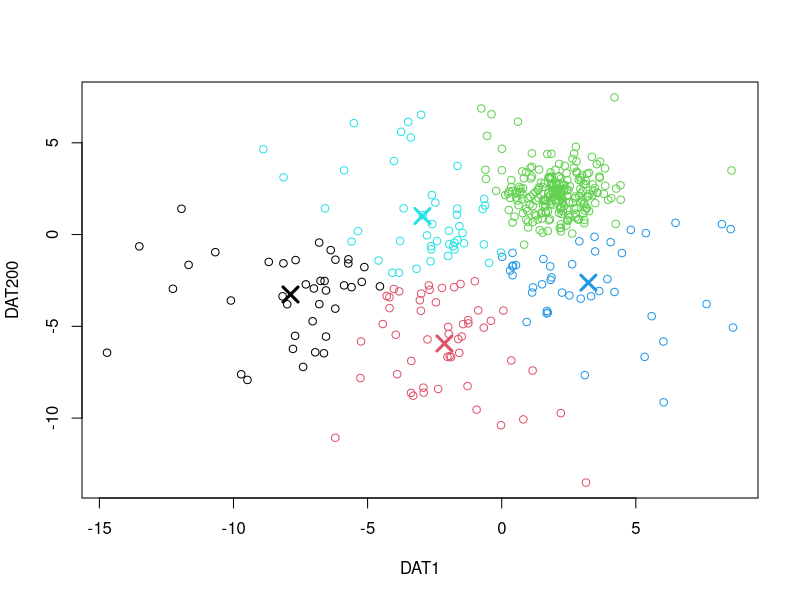
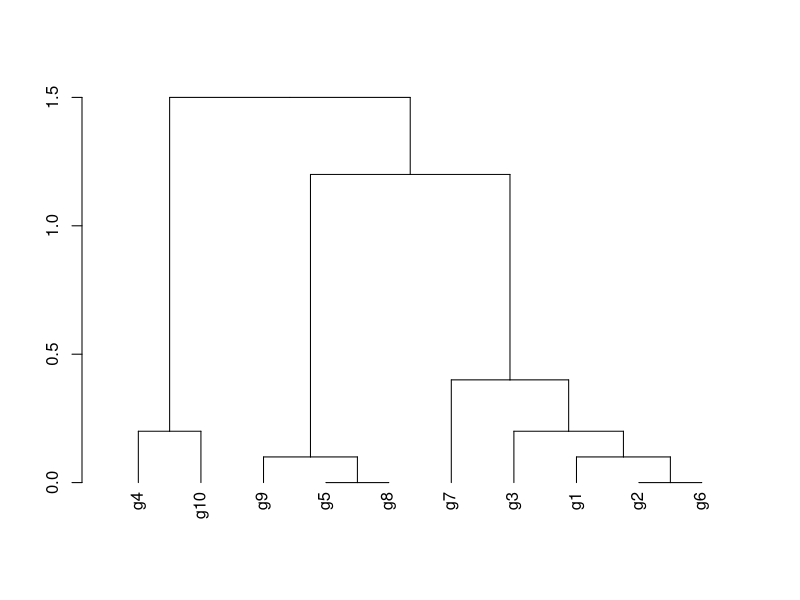

Generate these figures, in order, with R:
#data set 만드는 방법 1
#DAT1 <- rnorm(200, 2, 1)
#DAT2 <- rnorm(200, 1, 2)
#myDAT = data.frame(DAT1, DAT2)

#data 만드는 방법 2
n = 200
m = 200
DAT1 <- matrix(rnorm(400,2,1), n, m, dimnames = list(paste("x", 1 : n, sep=""),paste("DAT", 1 : m, sep="")))
DAT2 <- matrix(rnorm(400,-2,4), n, m, dimnames = list(paste("x", 1 : n, sep=""),paste("DAT", 1 : m, sep="")))
myDAT <- rbind(DAT1,DAT2)

k <- 5
myKC <- kmeans(myDAT, k)

plot(myDAT[, c("DAT1", "DAT200")], col = myKC$cluster)
points(myKC$centers[,c("DAT1", "DAT200")], col = 1:k, pch = 4, cex = 2, lwd = 3)

y <- matrix(rnorm(50), 10, 5, dimnames = list(paste("g", 1:10, sep=""), paste("t", 1:5, sep = "")))

c <- cor(t(y), method = "spearman")
d <- as.dist(1-c) 

hr <- hclust(d, method = "complete", members = NULL)

plot(as.dendrogram(hr), edgePar = list(col = 1, lwd = 1), horiz = F)